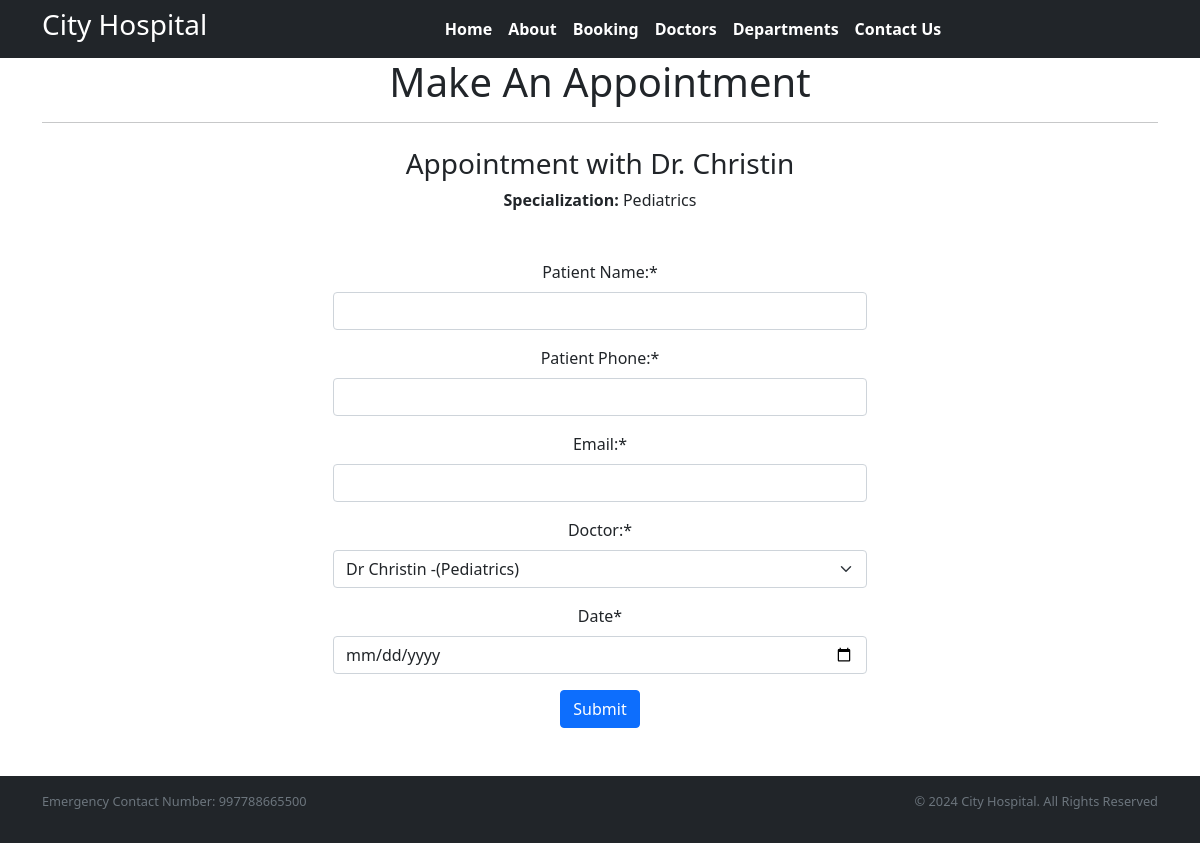
The app's page /book_doctor/2/, older data.
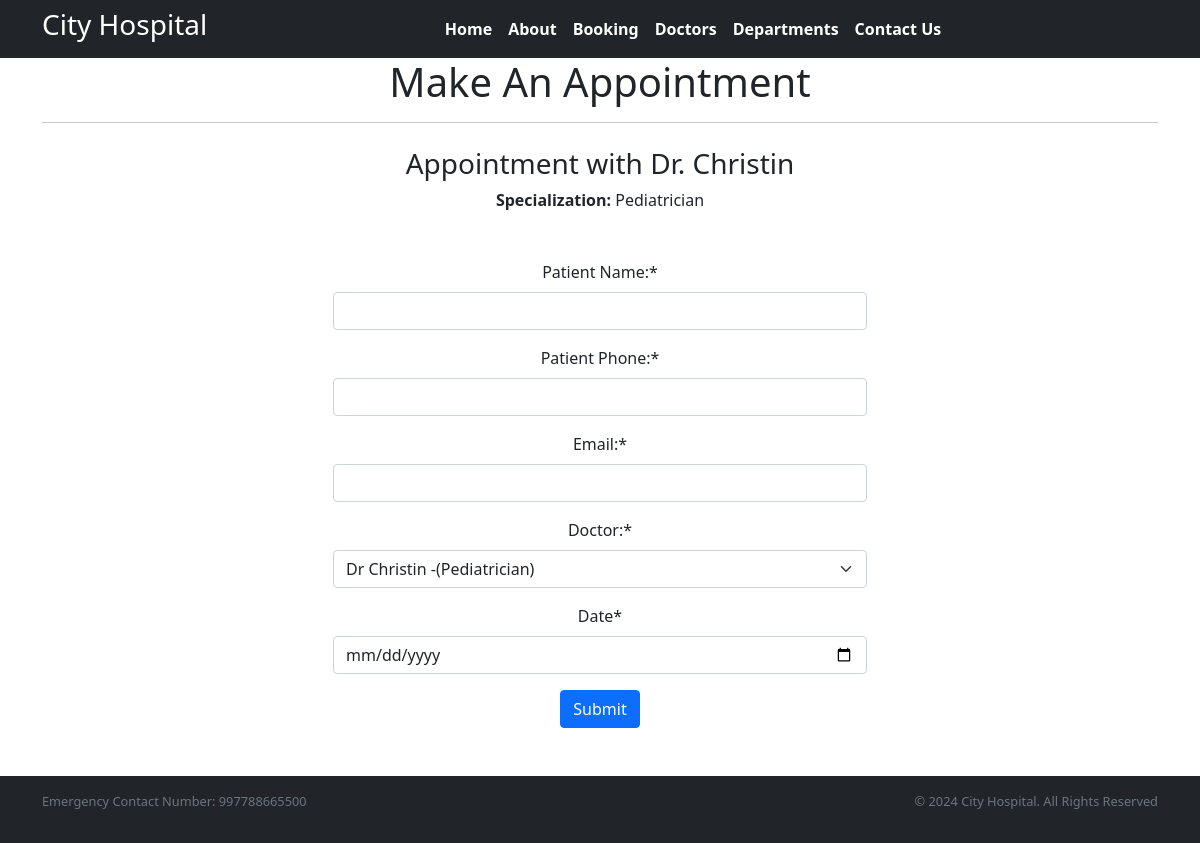
The same page, newer data.
### home/models.py (models this page shows)
class Doctors(models.Model):
    name = models.CharField(max_length=100)
    specialization = models.CharField(max_length=100)
    department = models.CharField(max_length=100)
    image = models.ImageField(upload_to='doctors/', null=True, blank=True)
    def __str__(self):
        return 'Dr '+ self.name + ' -('+ self.specialization + ')'

### home/views.py (the view)
# urls.py: path('book_doctor/<int:doctor_id>/', views.book_doctor, name='book_doctor'),
def book_doctor(request, doctor_id):
    doctor = get_object_or_404(Doctors, id=doctor_id)
    if request.method == 'POST':
        form = BookingForm(request.POST)
        if form.is_valid():
            appointment = form.save(commit=False)
            appointment.doc_name = doctor
            appointment.save()
            messages.success(request, 'Your appointment has been successfully booked!')
            return redirect('doctors')
        else:
            print("Form errors:", form.errors)
    else:
       form = BookingForm(initial={'doc_name': doctor})
    return render(request, 'Appointment.html', {'form': form, 'doctor': doctor})

### home/forms.py
class BookingForm(forms.ModelForm):
    class Meta:
        model = Booking
        fields = '__all__'
        widgets = {
            'booking_date': DateInput(),
        }
        labels = {
            'p_name': "Patient Name:",
            'p_phone': "Patient Phone:",
            'p_email': "Email:",
            'doc_name': "Doctor:",
            'booking_date': "Date"
        }

### templates/Appointment.html (shortened to what this page needs)
{% extends "Base.html" %}
{% load crispy_forms_tags %}
{% block Content %}
<div class="container">
    <h1 class="text-center">Make An Appointment</h1>
    <hr>
    <div class="text-center my-4">
        <h3>Appointment with Dr. {{ doctor.name }}</h3>
        <p><strong>Specialization:</strong> {{ doctor.specialization }}</p>
    </div>
    <div class="container w-50 text-center my-5">
        <form method="post">
            {{ form|crispy }}
            <button type="submit" class="btn btn-primary">Submit</button>
        </form>
    </div>
</div>
{% endblock %}

Row changes from the older to the newer data that the page shows:
changed Doctors "Christin": specialization "Pediatrics" → "Pediatrician"
Text that changed along with them:
form field doc_name: "Dr Christin -(Pediatrics)" → "Dr Christin -(Pediatrician)"
